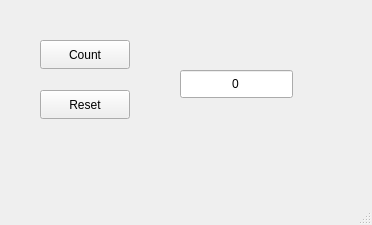
<?xml version="1.0" encoding="UTF-8"?>
<ui version="4.0">
 <class>MainWindow</class>
 <widget class="QMainWindow" name="MainWindow">
  <property name="geometry">
   <rect>
    <x>0</x>
    <y>0</y>
    <width>372</width>
    <height>225</height>
   </rect>
  </property>
  <property name="windowTitle">
   <string>Viikkotehtävä 7, Counter</string>
  </property>
  <widget class="QWidget" name="centralwidget">
   <widget class="QPushButton" name="countButton">
    <property name="geometry">
     <rect>
      <x>40</x>
      <y>40</y>
      <width>90</width>
      <height>29</height>
     </rect>
    </property>
    <property name="text">
     <string>Count</string>
    </property>
   </widget>
   <widget class="QPushButton" name="resetButton">
    <property name="geometry">
     <rect>
      <x>40</x>
      <y>90</y>
      <width>90</width>
      <height>29</height>
     </rect>
    </property>
    <property name="text">
     <string>Reset</string>
    </property>
   </widget>
   <widget class="QLineEdit" name="countEdit">
    <property name="geometry">
     <rect>
      <x>180</x>
      <y>70</y>
      <width>113</width>
      <height>28</height>
     </rect>
    </property>
    <property name="text">
     <string>0</string>
    </property>
    <property name="alignment">
     <set>Qt::AlignmentFlag::AlignCenter</set>
    </property>
   </widget>
  </widget>
  <widget class="QMenuBar" name="menubar">
   <property name="geometry">
    <rect>
     <x>0</x>
     <y>0</y>
     <width>372</width>
     <height>25</height>
    </rect>
   </property>
  </widget>
  <widget class="QStatusBar" name="statusbar"/>
 </widget>
 <resources/>
 <connections/>
</ui>
